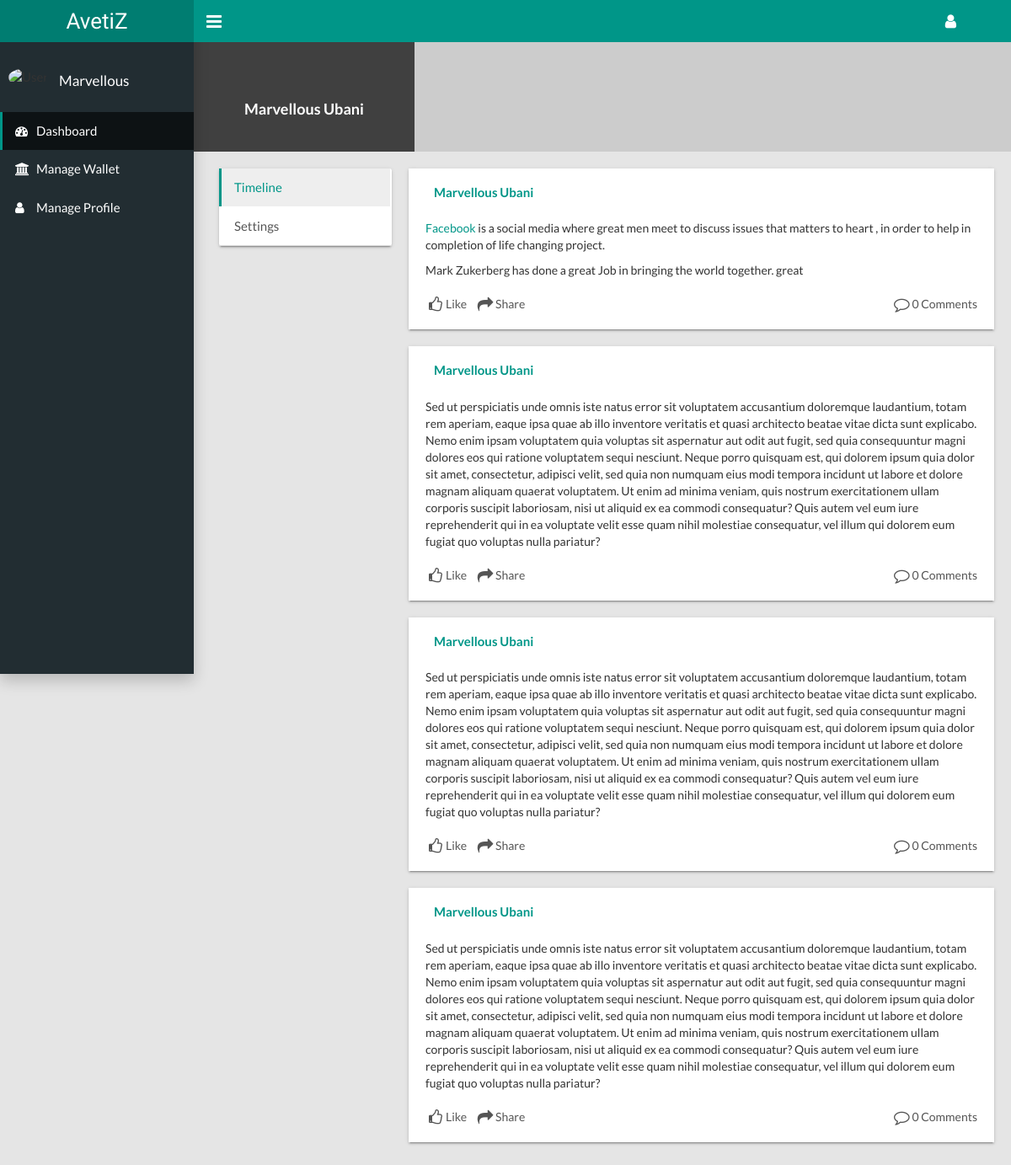
Screenshot of /dashboard/profile/ (signed in) with the database file from the repository.
### blog/models.py (models this page shows, shortened)
class Post(models.Model):
    author = models.ForeignKey('auth.User')
    title = models.CharField(max_length=200)
    text = models.TextField(blank=True)
    post_pic = models.ImageField(upload_to='media', blank=True, null=True)
    created_date = models.DateTimeField(default=timezone.now)
    published_date = models.DateTimeField(blank=True, null=True)
    featured_post = models.BooleanField(default=False)
    trending_post = models.BooleanField(default=False)
    status = models.CharField(max_length=100, default="Draft", choices=(('Draft','Draft'),('Published','Published'),('Submitted','Submitted')))
    category = models.ForeignKey('Category', null=True, blank=True)
    slug = models.SlugField(null=True, blank=True)

### advert/views.py (the view)
class ProfileUpdateView(LoginRequiredMixin, View):
	login_url='account/login'
	def get(self, request, *args, **kwargs):
		userform=UserForm(instance=self.request.user)
		profile=Profile.objects.get(user=self.request.user)
		profileform=ProfileForm(instance=profile)
		latestpost=Post.objects.filter(author=self.request.user)[:4]
		context={'user':request.user, 'userform':userform, 'profileform':profileform,'posts':latestpost, 'xyzw':True}
		return render(self.request, 'advert/profile.html',context)
	def post(self, request, *args, **kwargs):
		userform=UserForm(data=self.request.POST, instance=self.request.user)
		profile=Profile.objects.get(user=self.request.user)
		profileform=ProfileForm(data=self.request.POST, instance=profile, files=request.FILES)
		userform.save()
		profileform.save()
		profile=Profile.objects.get(user=self.request.user)
		request.session['img_url']=profile.avatar.url
		userform=UserForm(instance=self.request.user)
		profile=Profile.objects.get(user=self.request.user)
		profileform=ProfileForm(instance=profile)
		latestpost=Post.objects.filter(author=self.request.user)[:4]
		context={'user':request.user, 'userform':userform, 'profileform':profileform, 'posts':latestpost, 'xyzw':True}
		return render(self.request, 'advert/profile.html',context)

### advert/templates/advert/profile.html (shortened to what this page needs)
{% extends 'advert/base.html' %}
{% block profile %}
 <div class="content-wrapper">
        <div class="row user">
          <div class="col-md-12">
            <div class="profile">
              <div class="info"><img class="user-img" src="{{request.session.img_url}}">
                <h4>{{request.user.first_name}} {{request.user.last_name}}</h4>
              </div>
              <div class="cover-image"></div>
            </div>
          </div>
          <div class="col-md-3">
            <div class="card p-0">
              <ul class="nav nav-tabs nav-stacked user-tabs">
                <li class="active"><a href="#user-timeline" data-toggle="tab">Timeline</a></li>
                <li ><a href="#user-settings" data-toggle="tab">Settings</a></li>
              </ul>
            </div>
          </div>
          <div class="col-md-9">
            <div class="tab-content">
              <div class="tab-pane active" id="user-timeline">
                <div class="timeline">
                {% for post in posts %}
                  <div class="post">
                    <div class="post-media"><a href="#"><img class="img-responsive" width="10%" src=""></a>
                      <div class="content">
                        <h5><a href="#">{{request.user.first_name}} {{request.user.last_name}}</a></h5>
                      </div>
                    </div>
                    {% autoescape off %}
                    <div class="post-content">
                      {{post.text}}
                    </div>
                     {% endautoescape %}
                    <ul class="post-utility">
                      <li class="likes"><a href="#"><i class="fa fa-fw fa-lg fa-thumbs-o-up"></i>Like</a></li>
                      <li class="shares"><a href="#"><i class="fa fa-fw fa-lg fa-share"></i>Share</a></li>
                      <li class="comments"><i class="fa fa-fw fa-lg fa-comment-o"></i>{{post.comment_set.all|length}} Comments</li>
                    </ul>
                  </div>
                 {% endfor %}
              </div>
            </div>
          </div>
        </div>
      </div>
{% endblock %}

### advert/templates/advert/base.html (shortened to what this page needs)
{% load static %}
<!DOCTYPE html>
<html>
  <head>
    <link rel="stylesheet" type="text/css" href="{% static 'css/main.css' %}">
     <link rel="stylesheet" type="text/css" href="{% static 'css/dash.css' %}">
    <link rel="stylesheet" type="text/css" href="https://maxcdn.bootstrapcdn.com/font-awesome/4.7.0/css/font-awesome.min.css">
  </head>
  <body class="sidebar-mini fixed">
    <div class="wrapper">
      <header class="main-header hidden-print"><a class="logo" href="{% url 'blog:post_list' %}">AvetiZ</a>
        <nav class="navbar navbar-static-top">
          <a class="sidebar-toggle" href="#" data-toggle="offcanvas"></a>
          <div class="navbar-custom-menu">
            <ul class="top-nav">
              <li class="dropdown"><a class="dropdown-toggle" href="#" data-toggle="dropdown" role="button" aria-haspopup="true" aria-expanded="false"><i class="fa fa-user fa-lg"></i></a>
              </li>
            </ul>
          </div>
        </nav>
      </header>
      <aside class="main-sidebar hidden-print">
        <section class="sidebar">
          <div class="user-panel">
            <div class="pull-left image"><img class="img-circle" src="{{request.session.img_url}}"  alt="User Image"></div>
            <div class="pull-left info">
              <p style="text-transform:capitalize;" >{{request.user.first_name}}</p>
            </div>
          </div>
          <ul class="sidebar-menu">
            <li class="active"><a href="{% url 'advert:dashboard' %}"><i class="fa fa-dashboard"></i><span>Dashboard</span></a></li>
            <li><a href="{% url 'advert:transaction_list' %}"><i class="fa fa-bank"></i><span>Manage Wallet</span></a></li>
            <li><a href="{% url 'advert:profile' %}"><i class="fa fa-user"></i><span>Manage Profile</span></a></li>
          </ul>
        </section>
      </aside>
      {% if xyzw %}
        {% block profile %}{% endblock %}
    {% endif %}
    </div>
  </body>
</html>

### blog/static/css/dash.css (style rules this page uses)
a { text-decoration: none; }

### rows the page displays
Post: text "Facebook is a social media where great men meet to discuss issues that matters to heart , in order to help in completion of life changing project. Mark Zukerberg has done a great Job in bringing the world together. great", comment_set.all|length "0"
Post: text "Sed ut perspiciatis unde omnis iste natus error sit voluptatem accusantium doloremque laudantium, totam rem aperiam, eaque ipsa quae ab illo inventore veritatis et quasi architecto beatae vitae dicta sunt explicabo. Nemo enim ipsam voluptatem quia voluptas sit aspernatur aut odit aut fugit, sed quia consequuntur magni dolores eos qui ratione voluptatem sequi nesciunt. Neque porro quisquam est, qui dolorem ipsum quia dolor sit amet, consectetur, adipisci velit, sed quia non numquam eius modi tempora incidunt ut labore et dolore magnam aliquam quaerat voluptatem. Ut enim ad minima veniam, quis nostrum exercitationem ullam corporis suscipit laboriosam, nisi ut aliquid ex ea commodi…", comment_set.all|length "0"
Post: text "Sed ut perspiciatis unde omnis iste natus error sit voluptatem accusantium doloremque laudantium, totam rem aperiam, eaque ipsa quae ab illo inventore veritatis et quasi architecto beatae vitae dicta sunt explicabo. Nemo enim ipsam voluptatem quia voluptas sit aspernatur aut odit aut fugit, sed quia consequuntur magni dolores eos qui ratione voluptatem sequi nesciunt. Neque porro quisquam est, qui dolorem ipsum quia dolor sit amet, consectetur, adipisci velit, sed quia non numquam eius modi tempora incidunt ut labore et dolore magnam aliquam quaerat voluptatem. Ut enim ad minima veniam, quis nostrum exercitationem ullam corporis suscipit laboriosam, nisi ut aliquid ex ea commodi…", comment_set.all|length "0"
Post: text "Sed ut perspiciatis unde omnis iste natus error sit voluptatem accusantium doloremque laudantium, totam rem aperiam, eaque ipsa quae ab illo inventore veritatis et quasi architecto beatae vitae dicta sunt explicabo. Nemo enim ipsam voluptatem quia voluptas sit aspernatur aut odit aut fugit, sed quia consequuntur magni dolores eos qui ratione voluptatem sequi nesciunt. Neque porro quisquam est, qui dolorem ipsum quia dolor sit amet, consectetur, adipisci velit, sed quia non numquam eius modi tempora incidunt ut labore et dolore magnam aliquam quaerat voluptatem. Ut enim ad minima veniam, quis nostrum exercitationem ullam corporis suscipit laboriosam, nisi ut aliquid ex ea commodi…", comment_set.all|length "0"

### other values shown
{{ request.user.first_name }} "Marvellous"
{{ request.user.last_name }} "Ubani"
